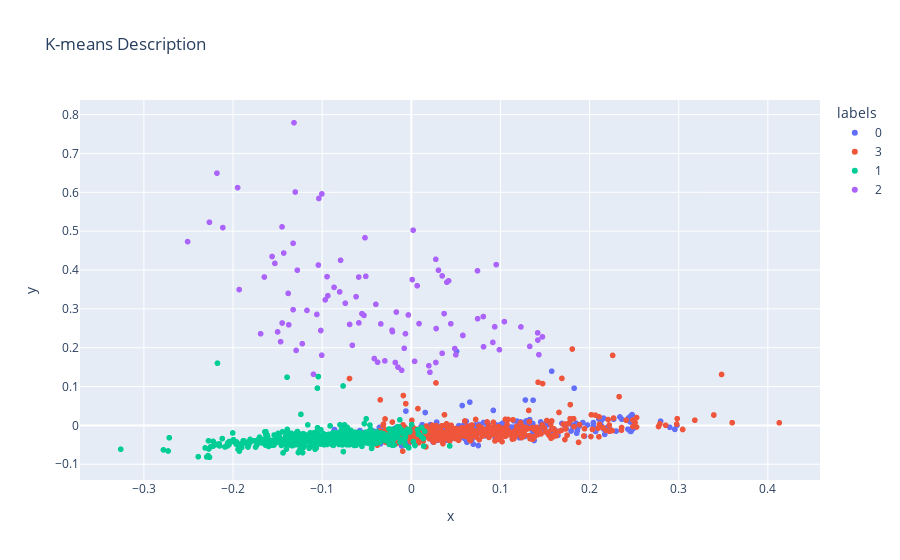

Source (notebook cell):
### Code cell
train['labels'] = train['tfidf'].pipe(hero.kmeans, n_clusters=4).astype(str)
hero.scatterplot(train, 'pca', color='labels', title="K-means Description")

### Figure 1 — Plotly figure (JSON) as saved in the notebook; plotly's stock layout.template omitted (floating-point values rounded to 4 significant figures; data arrays with more than 128 entries replaced by an {"elided": "..."} marker saying what was removed)
{"data": [{"hovertemplate": "labels=0<br>x=%{x}<br>y=%{y}<extra></extra>", "legendgroup": "0", "marker": {"color": "#636efa", "symbol": "circle"}, "mode": "markers", "name": "0", "showlegend": true, "type": "scattergl", "x": {"elided": "341 float values"}, "xaxis": "x", "y": {"elided": "341 float values"}, "yaxis": "y"}, {"hovertemplate": "labels=3<br>x=%{x}<br>y=%{y}<extra></extra>", "legendgroup": "3", "marker": {"color": "#EF553B", "symbol": "circle"}, "mode": "markers", "name": "3", "showlegend": true, "type": "scattergl", "x": {"elided": "476 float values"}, "xaxis": "x", "y": {"elided": "476 float values"}, "yaxis": "y"}, {"hovertemplate": "labels=1<br>x=%{x}<br>y=%{y}<extra></extra>", "legendgroup": "1", "marker": {"color": "#00cc96", "symbol": "circle"}, "mode": "markers", "name": "1", "showlegend": true, "type": "scattergl", "x": {"elided": "599 float values"}, "xaxis": "x", "y": {"elided": "599 float values"}, "yaxis": "y"}, {"hovertemplate": "labels=2<br>x=%{x}<br>y=%{y}<extra></extra>", "legendgroup": "2", "marker": {"color": "#ab63fa", "symbol": "circle"}, "mode": "markers", "name": "2", "showlegend": true, "type": "scattergl", "x": [-0.09455, 0.03461, 0.1044, 0.002072, -0.1531, 0.123, -0.1004, -0.1279, 0.05786, -0.01798, 0.1431, 0.001039, -0.1223, -0.1449, 0.09355, -0.06194, 0.08102, -0.02118, -0.2265, -0.1005, -0.06614, -0.05885, -0.003316, -0.1949, -0.1171, 0.07425, -0.145, -0.1326, -0.02968, -0.0936, 0.01968, -0.1375, -0.03782, -0.08039, -0.1043, 0.03678, -0.1691, -0.05195, -0.05104, -0.106, 0.09152, -0.007955, 0.03985, 0.003671, -0.04154, 0.03046, -0.09659, -0.08666, 0.09884, -0.01678, 0.006638, -0.02164, -0.05901, -0.03978, 0.05786, -0.06922, -0.1037, -0.0066, 0.09523, -0.1016, -0.2114, 0.02786, 0.1471, 0.04181, -0.01084, -0.1016, -0.07937, 0.1418, -0.1562, 0.008678, -0.1097, -0.05531, 0.1419, -0.07408, 0.0808, -0.15, -0.1302, -0.01492, -0.1931, -0.1432, 0.02747, -0.1467, 0.02088, 0.04997, -0.1382, 0.04429, 0.1329, 0.0488, 0.07439, -0.1649, -0.1316, -0.1326, 0.02753, -0.03422, -0.1292, -0.05531, -0.251, -0.2181, 0.0346, -0.05311], "xaxis": "x", "y": [0.3829, 0.3848, 0.2671, 0.5024, 0.417, 0.2534, 0.5958, 0.3995, 0.2314, 0.1619, 0.182, 0.3753, 0.2103, 0.2636, 0.2538, 0.3313, 0.2024, 0.2413, 0.5228, 0.1806, 0.2062, 0.2638, 0.2842, 0.612, 0.2959, 0.3979, 0.511, 0.2979, 0.1661, 0.3337, 0.1536, 0.2589, 0.1627, 0.3437, 0.4128, 0.2877, 0.2359, 0.4831, 0.3837, 0.2856, 0.2137, 0.1984, 0.3686, 0.1648, 0.1721, 0.3995, 0.3231, 0.3552, 0.1948, 0.2917, 0.3595, 0.2451, 0.3819, 0.3116, 0.2314, 0.2598, 0.5841, 0.236, 0.4138, 0.2442, 0.5091, 0.2492, 0.2278, 0.3722, 0.1419, 0.2442, 0.425, 0.2381, 0.4347, 0.2621, 0.1316, 0.2875, 0.2195, 0.3145, 0.2801, 0.2407, 0.6008, 0.1498, 0.3496, 0.4436, 0.4276, 0.2154, 0.1367, 0.1817, 0.3397, 0.2616, 0.2034, 0.1977, 0.2746, 0.3819, 0.779, 0.4687, 0.1619, 0.2612, 0.193, 0.2875, 0.473, 0.6493, 0.1855, 0.2831], "yaxis": "y"}], "layout": {"legend": {"title": {"text": "labels"}, "tracegroupgap": 0}, "title": {"text": "K-means Description"}, "xaxis": {"anchor": "y", "domain": [0, 1], "title": {"text": "x"}}, "yaxis": {"anchor": "x", "domain": [0, 1], "title": {"text": "y"}}}}
